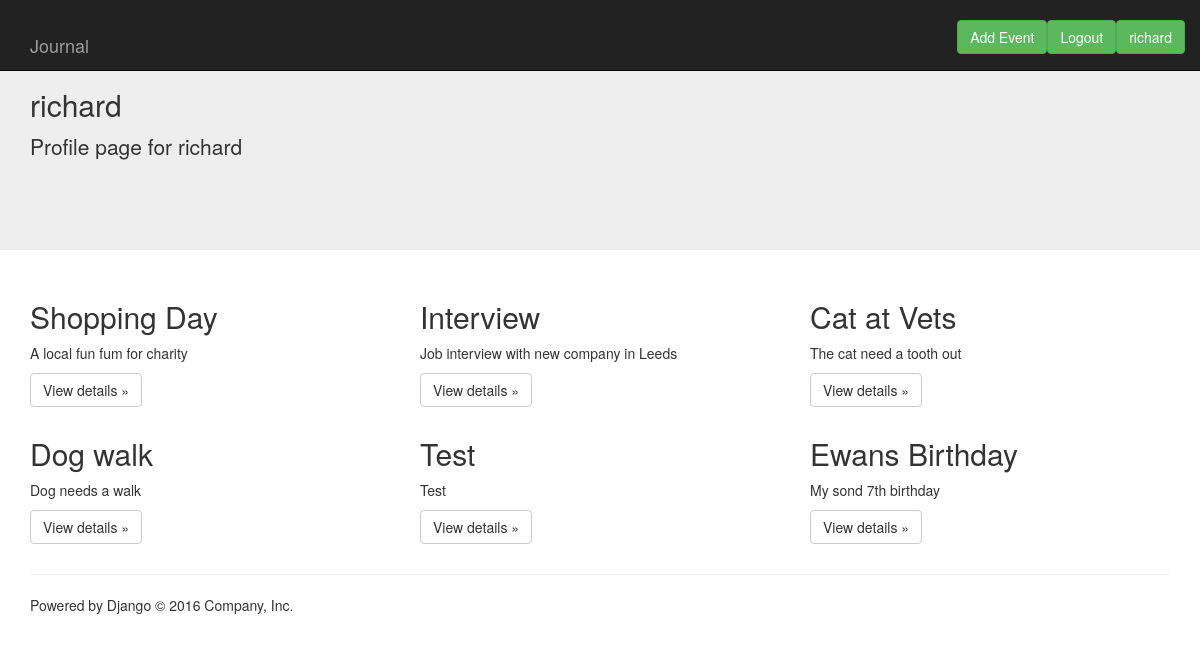
The page /user/richard/ (signed in) on the database its author committed.
### main_app/models.py (models this page shows, shortened)
class Event(models.Model):
    user = models.ForeignKey(User)
    title = models.CharField(max_length=64)
    description = models.CharField(max_length=64)
    eventdate = models.DateField(blank=True, null=True)
    rating = models.DecimalField(max_digits=10, decimal_places=3)
    image = models.ImageField(upload_to='uploads')

### main_app/views.py (the view)
# urls.py: url(r'^user/(\w+)/$', views.user_profile, name='user_profile'),
def user_profile(request, username):
    user = User.objects.get(username=username)
    entry = Event.objects.filter(user=user)
    return render(request, 'profile.html', {
            'username' : username,
            'entry' : entry}
            )

### main_app/templates/profile.html (shortened to what this page needs)
{% extends 'header.html' %}
{% load staticfiles %}
{% block content %}
<div class="jumbotron">
  <div class="container">
    <h2>{{ username }}</h2>
    <p>Profile page for {{ username }}</p>
    <hr>
  </div>
</div>
<div class="container">
 <div class="row">
  {% for entry in entry %}
   <div class="col-md-4">
     <h2>{{ entry.title }}</h2>
     <p>{{ entry.description }}</p>
     <p><a class="btn btn-default" href="/{{ entry.id }}/" role="button">View details &raquo;</a></p>
   </div>
     {% if forloop.counter|divisibleby:3 %}
       </div><div class ="row">
     {% endif %}
   {% endfor %}
</div>
{% endblock %}

### main_app/templates/header.html (shortened to what this page needs)
{% load staticfiles %}
<!DOCTYPE html>
<html>
  <head>
    <link href="{% static 'css/bootstrap.min.css' %}" rel="stylesheet">
    <nav class="navbar navbar-inverse navbar-fixed-top">
      <div class="container">
        <div class="navbar-header">
          <h1><a class="navbar-brand" href="/">Journal</a></h1>
        </div>
        <div id="navbar" class="navbar-collapse collapse">
          {% if user.is_authenticated %}
            <a class="btn btn-success navbar-right" href="{% url 'user_profile' user.username %}" role="button">{{ user.username }}</a>&nbsp
            <a class="btn btn-success navbar-right" href="{% url 'Logout' %}" role="button">Logout</a>&nbsp
            <a class="btn btn-success navbar-right" href="{% url 'addevent' %}" role="button">Add Event</a>&nbsp
          {% else %}
            </br>
            <a class="navbar-right btn btn-success" href="{% url 'Login' %}">Login</a>
          {% endif %}
        </div>
      </div>
    </nav>
    {% block content %}
    {% endblock %}
{% include 'footer.html' %}

### rows shown on the page
Event: title "Shopping Day", description "A local fun fum for charity"
Event: title "Interview", description "Job interview with new company in Leeds"
Event: title "Cat at Vets", description "The cat need a tooth out"
Event: title "Dog walk", description "Dog needs a walk"
Event: title "Test", description "Test"
Event: title "Ewans Birthday", description "My sond 7th birthday"

### other values the page prints
{{ user.username }} "richard"
{{ username }} "richard"
